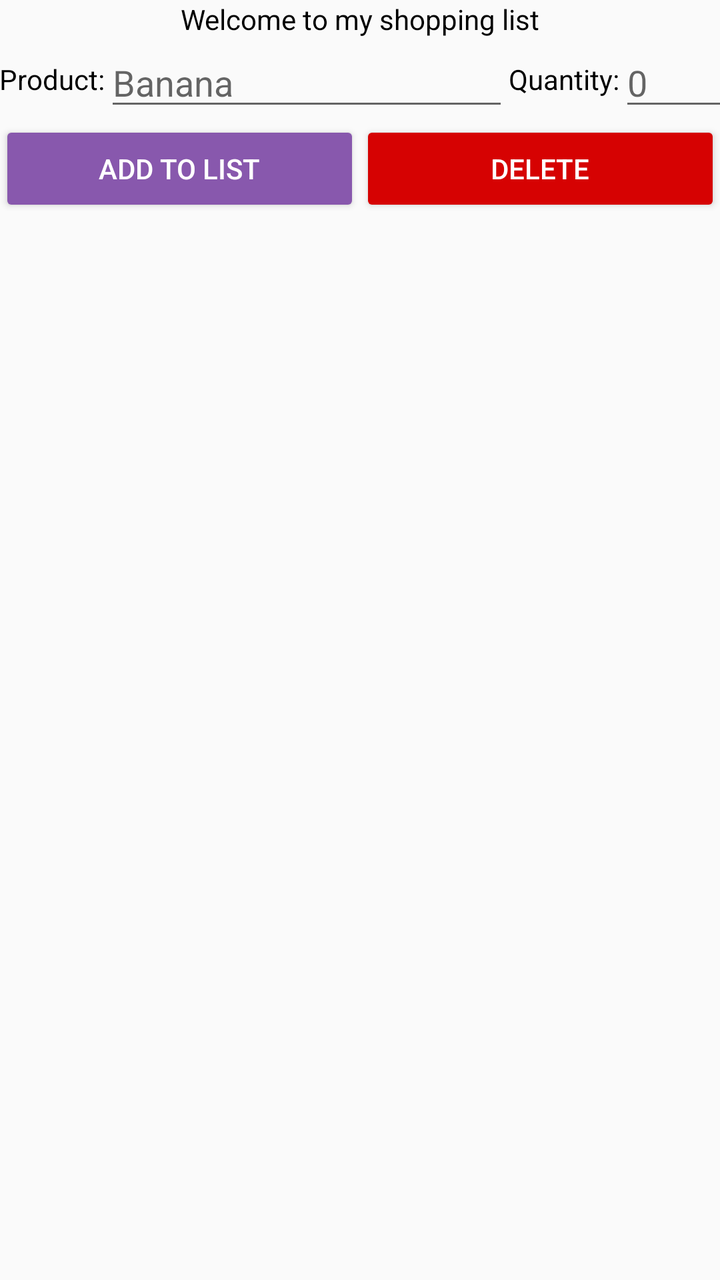
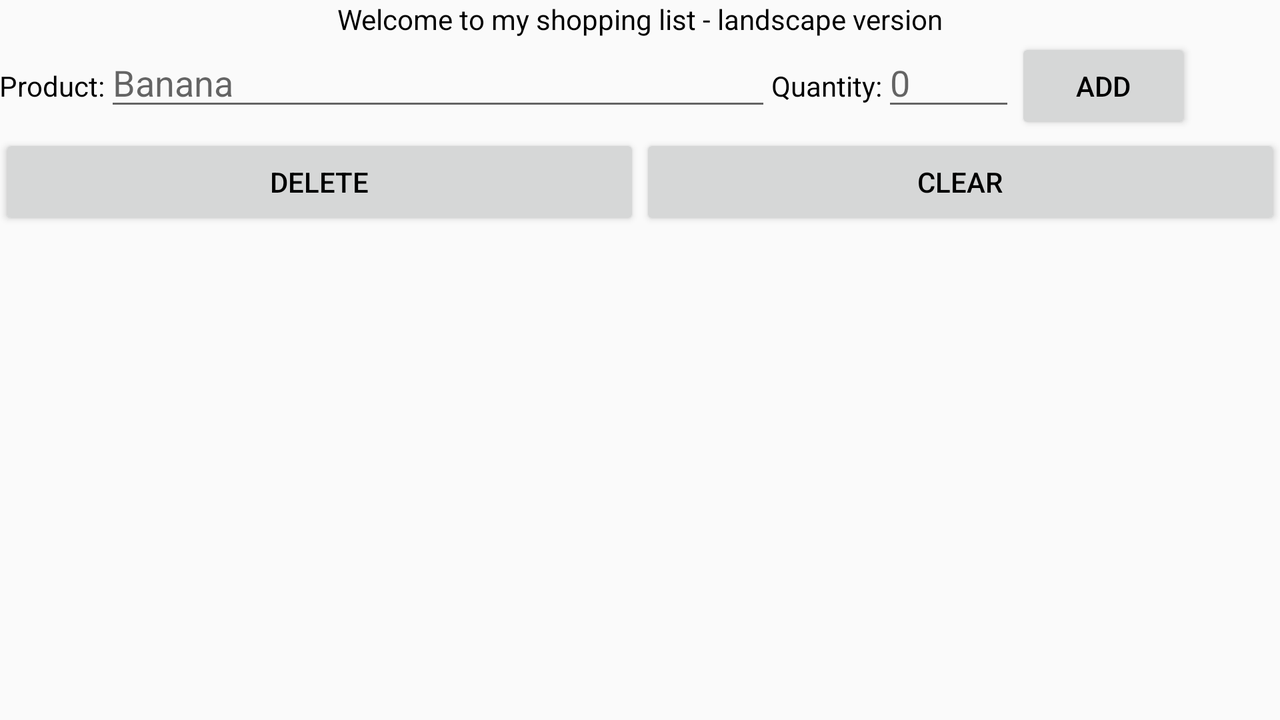

Compare how this app lays out the same screen by default and in its alternative resource folder. The renders come first, then the two layout files and the values they reference.
<!-- AndroidManifest.xml: application theme AppTheme -->
<!-- res/layout/content_main.xml -->
<?xml version="1.0" encoding="utf-8"?>
<LinearLayout
    xmlns:android="http://schemas.android.com/apk/res/android"
    xmlns:app="http://schemas.android.com/apk/res-auto"
    xmlns:tools="http://schemas.android.com/tools"
    android:layout_width="match_parent"
    android:layout_height="match_parent"
    android:orientation="vertical"
    android:paddingBottom="@dimen/activity_vertical_margin"
    android:paddingLeft="@dimen/activity_horizontal_margin"
    android:paddingRight="@dimen/activity_horizontal_margin"
    android:paddingTop="@dimen/activity_vertical_margin"
    android:focusable="true"
    android:focusableInTouchMode="true"
    app:layout_behavior="@string/appbar_scrolling_view_behavior"
    tools:context="org.projects.shoppinglist.MainActivity"
    tools:showIn="@layout/activity_main">
    

    <TextView
        android:layout_width="wrap_content"
        android:layout_height="wrap_content"
        android:layout_gravity="center"
        android:text="Welcome to my shopping list"/>

    
    <LinearLayout
        android:layout_width="match_parent"
        android:layout_height="wrap_content"
        android:weightSum="100">

        <TextView
            android:layout_width="wrap_content"
            android:layout_height="wrap_content"
            android:layout_gravity="center"
            android:text="Product:"/>

        
        <EditText
            android:id="@+id/textfield"
            android:layout_weight="80"
            android:layout_width="0dp"
            android:layout_height="wrap_content"
            android:hint="@string/ware_hint"
            android:inputType="textCapSentences"/>

        <TextView
            android:layout_width="wrap_content"
            android:layout_height="wrap_content"
            android:layout_gravity="center"
            android:text="Quantity:"/>

        

        <EditText
            android:id="@+id/quantityfield"
            android:layout_weight="25"
            android:layout_width="0dp"
            android:layout_height="wrap_content"
            android:hint="@string/quantity_hint"
            android:inputType="number"/>

        
        
            
            
            
            
            
            

    </LinearLayout>

    
    <LinearLayout
        android:layout_width="match_parent"
        android:layout_height="wrap_content"
        android:orientation="horizontal"
        android:weightSum="100">

    
    <Button
        android:id="@+id/addButton"
        android:text="Add to list"
        android:layout_width="0dp"
        android:layout_height="wrap_content"
        android:layout_weight="50"
        android:backgroundTint="@color/primaryButtonBackColor"
        android:textColor="@color/primaryButtonTextColor"/>

    <Button
        android:id="@+id/deleteButton"
        android:text="Delete"
        android:layout_weight="50"
        android:layout_width="0dp"
        android:layout_height="wrap_content"
        android:backgroundTint="@color/signOutButtonBackColor"
        android:textColor="@color/primaryButtonTextColor" />

    
    

    </LinearLayout>


    <ListView
        android:id="@+id/list"
        android:layout_width="match_parent"
        android:layout_height="wrap_content">

    </ListView>


</LinearLayout>
<!-- resources referenced by this layout -->
<resources>
  <color name="primaryButtonBackColor">#8858ad</color>
  <color name="primaryButtonTextColor">#ffffff</color>
  <color name="signOutButtonBackColor">#d60202</color>
  <string name="quantity_hint">0</string>
  <string name="ware_hint">Banana</string>
  <style name="AppTheme" parent="Theme.AppCompat.Light.DarkActionBar">
          
          <item name="colorPrimary">@color/colorPrimary</item>
          <item name="colorPrimaryDark">@color/colorPrimaryDark</item>
          <item name="colorAccent">@color/colorAccent</item>
          <item name="android:textColor">@color/colorText</item>
          
          <item name="windowActionBar">false</item>
          <item name="windowNoTitle">true</item>
      </style>
  <color name="colorPrimary">#6700b0</color>
  <color name="colorPrimaryDark">#560192</color>
  <color name="colorAccent">#40adff</color>
  <color name="colorText">#000000</color>
</resources>
<!-- res/layout-land/content_main.xml (the author's variant of the layout above) -->
<!-- drawn on the phone turned sideways -->
<?xml version="1.0" encoding="utf-8"?>
<LinearLayout
    xmlns:android="http://schemas.android.com/apk/res/android"
    xmlns:app="http://schemas.android.com/apk/res-auto"
    xmlns:tools="http://schemas.android.com/tools"
    android:layout_width="match_parent"
    android:layout_height="match_parent"
    android:orientation="vertical"
    android:paddingBottom="@dimen/activity_vertical_margin"
    android:paddingLeft="@dimen/activity_horizontal_margin"
    android:paddingRight="@dimen/activity_horizontal_margin"
    android:paddingTop="@dimen/activity_vertical_margin"
    android:focusable="true"
    android:focusableInTouchMode="true"
    app:layout_behavior="@string/appbar_scrolling_view_behavior"
    tools:context="org.projects.shoppinglist.MainActivity"
    tools:showIn="@layout/activity_main">
    

    <TextView
        android:layout_width="wrap_content"
        android:layout_height="wrap_content"
        android:layout_gravity="center"
        android:text="Welcome to my shopping list - landscape version"/>

    
    <LinearLayout
        android:layout_width="match_parent"
        android:layout_height="wrap_content"
        android:weightSum="100">
        

        <TextView
            android:layout_width="wrap_content"
            android:layout_height="wrap_content"
            android:layout_gravity="center"
            android:text="Product:"/>

        
        <EditText
            android:id="@+id/textfield"
            android:layout_weight="75"
            android:layout_width="0dp"
            android:layout_height="wrap_content"
            android:hint="@string/ware_hint"
            android:inputType="textCapSentences"/>

        <TextView
            android:layout_width="wrap_content"
            android:layout_height="wrap_content"
            android:layout_gravity="center"
            android:text="Quantity:"/>

        

        <EditText
            android:id="@+id/quantityfield"
            android:layout_weight="15"
            android:layout_width="0dp"
            android:layout_height="wrap_content"
            android:hint="@string/quantity_hint"
            android:inputType="number" />

        
        <Button
            android:id="@+id/addButton"
            android:text="Add"
            android:layout_width="wrap_content"
            android:layout_height="wrap_content"/>

    </LinearLayout>

    
    <LinearLayout
        android:layout_width="match_parent"
        android:layout_height="wrap_content"
        android:orientation="horizontal"
        android:weightSum="100">

        <Button
            android:id="@+id/deleteButton"
            android:text="Delete"
            android:layout_weight="50"
            android:layout_width="0dp"
            android:layout_height="wrap_content"/>

        <Button
            android:id="@+id/clearButton"
            android:text="Clear"
            android:layout_weight="50"
            android:layout_width="0dp"
            android:layout_height="wrap_content"/>

    </LinearLayout>


    <ListView
        android:id="@+id/list"
        android:layout_width="match_parent"
        android:layout_height="wrap_content"></ListView>


</LinearLayout>
<!-- resources referenced by the variant -->
<!-- as the phone turned sideways resolves them -->
<resources>
  <string name="quantity_hint">0</string>
  <string name="ware_hint">Banana</string>
  <style name="AppTheme" parent="Theme.AppCompat.Light.DarkActionBar">
          
          <item name="colorPrimary">@color/colorPrimary</item>
          <item name="colorPrimaryDark">@color/colorPrimaryDark</item>
          <item name="colorAccent">@color/colorAccent</item>
          <item name="android:textColor">@color/colorText</item>
          
          <item name="windowActionBar">false</item>
          <item name="windowNoTitle">true</item>
      </style>
  <color name="colorPrimary">#6700b0</color>
  <color name="colorPrimaryDark">#560192</color>
  <color name="colorAccent">#40adff</color>
  <color name="colorText">#000000</color>
</resources>
